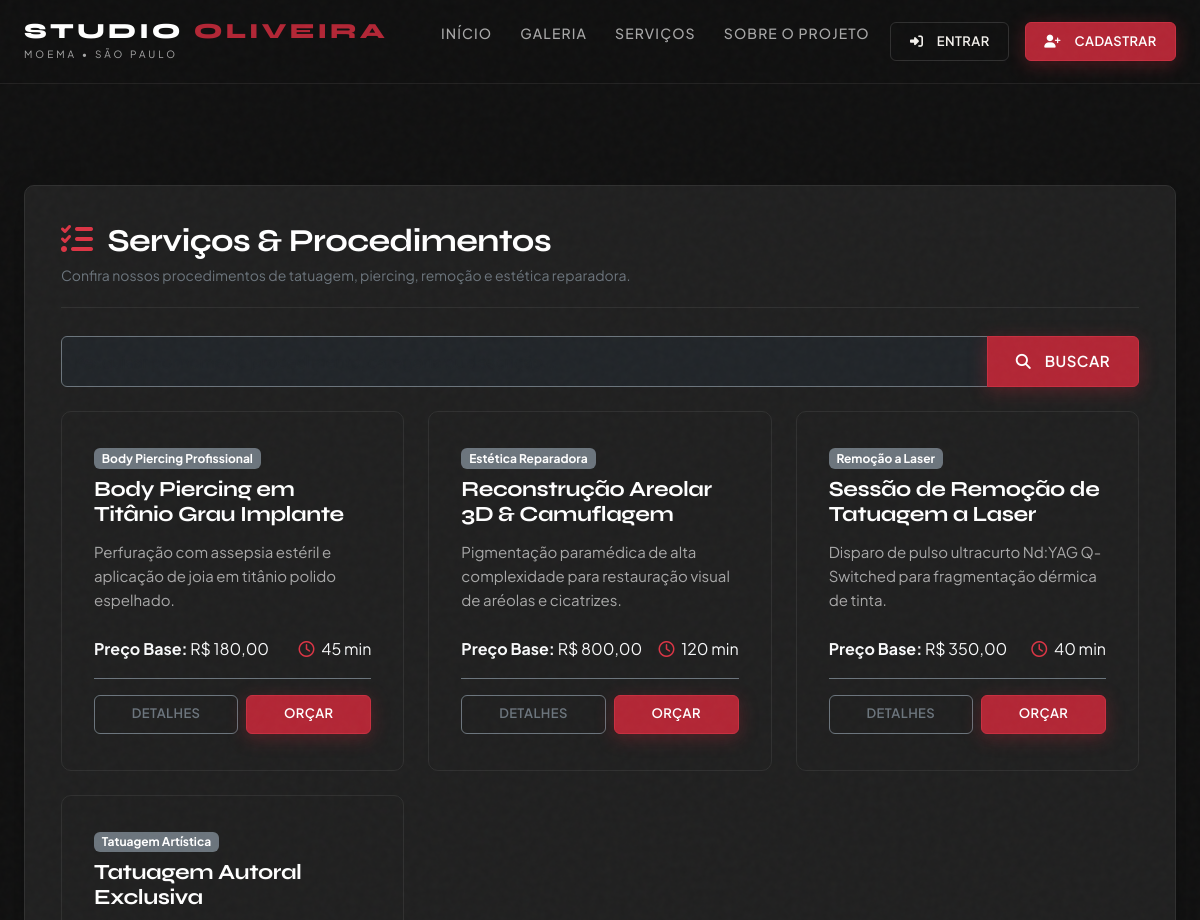
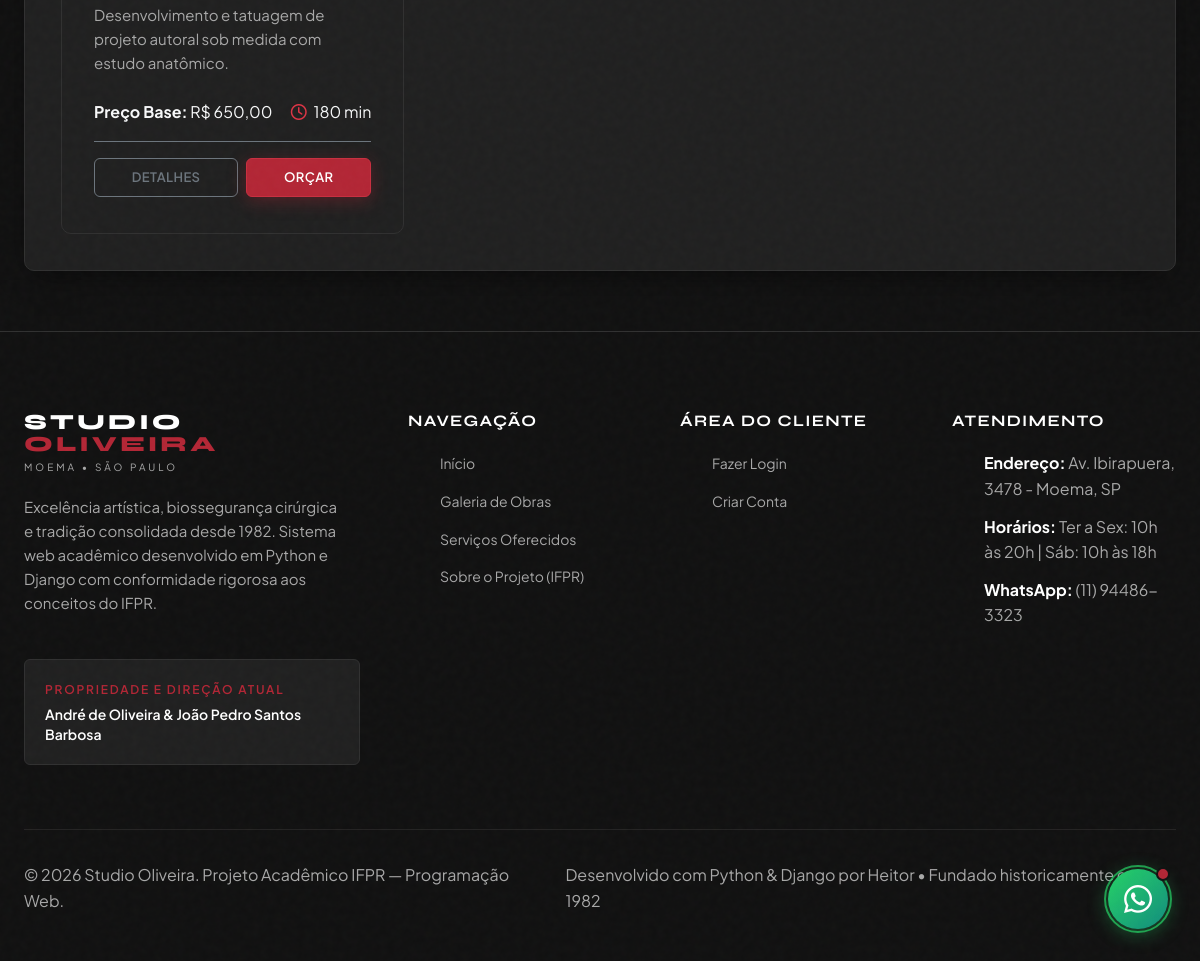
The app's page /servico/listar/ with its own data (2 pictures, top to bottom).
### website/models.py (models this page shows, shortened)
class Servico(models.Model):
    categoria = models.ForeignKey(CategoriaServico, on_delete=models.PROTECT, related_name='servicos', verbose_name='Categoria')
    nome = models.CharField(max_length=120, verbose_name='Nome do Procedimento')
    descricao = models.TextField(verbose_name='Descrição Detalhada')
    preco_base = models.DecimalField(max_digits=8, decimal_places=2, verbose_name='Preço Base Estimado (R$)')
    duracao_minutos = models.PositiveIntegerField(default=60, verbose_name='Duração Estimada (Minutos)')
    ativo = models.BooleanField(default=True, verbose_name='Disponível para Atendimento')
    destaque = models.BooleanField(default=False, verbose_name='Exibir em Destaque na Home')
    usuario = models.ForeignKey(User, on_delete=models.SET_NULL, null=True, blank=True, verbose_name='Cadastrado por')
    cadastrado_em = models.DateTimeField(auto_now_add=True)
    class Meta:
        verbose_name = 'Serviço'
        verbose_name_plural = 'Serviços'
        ordering = ['categoria', 'nome']

class CategoriaServico(models.Model):
    nome = models.CharField(max_length=100, unique=True, verbose_name='Nome da Categoria')
    descricao = models.TextField(verbose_name='Descrição')
    icone = models.CharField(max_length=50, default='fa-palette', help_text='Classe FontAwesome ou identificador de ícone', verbose_name='Ícone')
    ativo = models.BooleanField(default=True, verbose_name='Ativo')
    cadastrado_em = models.DateTimeField(auto_now_add=True)
    class Meta:
        verbose_name = 'Categoria de Serviço'
        verbose_name_plural = 'Categorias de Serviços'
        ordering = ['nome']

### website/views.py (the view)
# urls.py: path('servico/listar/', views.ServicoList.as_view(), name='servico-listar'),
class ServicoList(ListView):
    model = Servico
    template_name = 'website/servico_list.html'
    context_object_name = 'servicos'
    paginate_by = 6
    def get_queryset(self):
        qs = Servico.objects.select_related('categoria').all()
        busca = self.request.GET.get('busca')
        if busca:
            qs = qs.filter(Q(nome__icontains=busca) | Q(descricao__icontains=busca) | Q(categoria__nome__icontains=busca))
        return qs

### templates/website/servico_list.html (shortened to what this page needs)
{% extends 'base.html' %}
{% block content %}
<div class="container django-app-container">
  <div class="panel-card">
    <div class="panel-header">
      <div>
        <h1 class="h2 text-white fw-bold m-0"><i class="fa-solid fa-list-check me-2 text-danger"></i> Serviços &amp; Procedimentos</h1>
        <p class="text-secondary small mt-1 mb-0">Confira nossos procedimentos de tatuagem, piercing, remoção e estética reparadora.</p>
      </div>
    </div>
    <form method="GET" class="mb-4">
      <div class="input-group">
        <input type="text" name="busca" class="form-control bg-dark text-white border-secondary" placeholder="Pesquisar por nome do procedimento, categoria ou descrição..." value="{{ request.GET.busca }}">
        <button class="btn btn-primary" type="submit"><i class="fa-solid fa-magnifying-glass me-1"></i> Buscar</button>
      </div>
    </form>
    <div class="row g-4">
      {% for s in servicos %}
        <div class="col-md-6 col-lg-4">
          <div class="service-card h-100">
            <span class="badge bg-secondary mb-2 align-self-start">{{ s.categoria.nome }}</span>
            <h3 class="service-title">{{ s.nome }}</h3>
            <p class="service-desc">{{ s.descricao|truncatewords:20 }}</p>
            <div class="d-flex justify-content-between align-items-center mb-3 text-light">
              <span><strong>Preço Base:</strong> R$ {{ s.preco_base }}</span>
              <span><i class="fa-regular fa-clock me-1 text-danger"></i> {{ s.duracao_minutos }} min</span>
            </div>
            <div class="d-flex gap-2 mt-auto pt-3 border-top border-secondary">
              <a href="{% url 'servico-detalhar' s.pk %}" class="btn btn-outline-secondary btn-sm flex-fill">Detalhes</a>
              <a href="{% url 'orcamento-cadastrar' %}" class="btn btn-primary btn-sm flex-fill">Orçar</a>
            </div>
          </div>
        </div>
      {% empty %}
        <div class="col-12 text-center py-5 text-secondary">
          <i class="fa-solid fa-circle-exclamation fa-3x mb-3 text-danger"></i>
          <p>Nenhum serviço encontrado para o termo pesquisado.</p>
        </div>
      {% endfor %}
    </div>
  </div>
</div>
{% endblock %}

### static/css/style.css (style rules this page uses)
:root { --bg-primary: #111111; --bg-secondary: #181818; --bg-card: #202020; --bg-card-hover: #262626; --bg-elevated: #2c2c2c; --bg-input: #1a1a1a; --border-subtle: #303030; --border-focus: #B32635; --border-glass: rgba(244, 241, 237, 0.08); --accent: #B32635; --accent-hover: #991f2d; --accent-light: #c92f40; --accent-glow: rgba(179, 38, 53, 0.35); --accent-subtle: rgba(179, 38, 53, 0.12); --text-primary: #F4F1ED; --text-pure: #FFFFFF; --text-secondary: #A8A8A8; --text-muted: #737373; --font-display: 'Syne', 'Playfair Display', Georgia, serif; --font-body: 'Plus Jakarta Sans', system-ui, -apple-system, BlinkMacSystemFont, 'Segoe UI', Roboto, sans-serif; --font-mono: 'JetBrains Mono', Consolas, monospace; --container-max: 1240px; --container-padding: 1.5rem; --radius-sm: 6px; --radius-md: 10px; --radius-lg: 16px; --radius-full: 9999px; --transition-fast: 0.2s cubic-bezier(0.16, 1, 0.3, 1); --transition-normal: 0.3s cubic-bezier(0.16, 1, 0.3, 1); --transition-smooth: 0.5s cubic-bezier(0.16, 1, 0.3, 1); --shadow-card: 0 10px 30px -10px rgba(0, 0, 0, 0.6); --shadow-glow: 0 0 25px var(--accent-glow); --shadow-modal: 0 25px 60px -15px rgba(0, 0, 0, 0.9); }
*, *::before, *::after { box-sizing: border-box; margin: 0; padding: 0; }
html { font-size: 16px; scroll-behavior: smooth; scroll-padding-top: 5rem; background-color: var(--bg-primary); color: var(--text-primary); -webkit-font-smoothing: antialiased; -moz-osx-font-smoothing: grayscale; }
body { font-family: var(--font-body); background-color: var(--bg-primary); color: var(--text-primary); line-height: 1.6; overflow-x: hidden; min-height: 100vh; position: relative; }
body::before { content: ""; position: fixed; inset: 0; pointer-events: none; opacity: 0.025; z-index: 999; }
h1, h2, h3, h4, h5, h6 { font-family: var(--font-display); font-weight: 700; color: var(--text-pure); line-height: 1.15; letter-spacing: -0.02em; }
p { color: var(--text-secondary); font-size: 1rem; }
a { color: inherit; text-decoration: none; transition: color var(--transition-fast); }
button, input, select, textarea { font-family: inherit; font-size: inherit; color: inherit; }
button { cursor: pointer; border: none; background: none; }
.container { width: 100%; max-width: var(--container-max); margin-left: auto; margin-right: auto; padding-left: var(--container-padding); padding-right: var(--container-padding); }
.btn { display: inline-flex; align-items: center; justify-content: center; gap: 0.6rem; padding: 0.85rem 1.75rem; font-size: 0.9375rem; font-weight: 600; letter-spacing: 0.03em; border-radius: var(--radius-sm); transition: all var(--transition-normal); text-transform: uppercase; position: relative; overflow: hidden; white-space: nowrap; }
.btn-primary { background-color: var(--accent); color: var(--text-pure); box-shadow: 0 4px 18px var(--accent-glow); border: 1px solid var(--accent-light); }
.btn-sm { padding: 0.55rem 1.15rem; font-size: 0.8125rem; }
.service-card { background-color: var(--bg-card); border: 1px solid var(--border-subtle); border-radius: var(--radius-md); padding: 2.25rem 2rem; display: flex; flex-direction: column; transition: all var(--transition-normal); position: relative; overflow: hidden; }
.service-card::before { content: ""; position: absolute; top: 0; left: 0; width: 100%; height: 3px; background: linear-gradient(90deg, transparent, var(--accent), transparent); opacity: 0; transition: opacity var(--transition-normal); }
.service-title { font-size: 1.35rem; margin-bottom: 0.85rem; color: var(--text-pure); }
.service-desc { font-size: 0.9375rem; color: var(--text-secondary); line-height: 1.6; margin-bottom: 1.5rem; flex-grow: 1; }

### templates/base.html (style rules this page uses)
.django-app-container { min-height: calc(100vh - 160px); padding-top: 100px; padding-bottom: 60px; }
.panel-card { background-color: var(--bg-card); border: 1px solid var(--border-subtle); border-radius: var(--radius-md); padding: 2.25rem; box-shadow: var(--shadow-card); color: var(--text-primary); }
.panel-header { border-bottom: 1px solid var(--border-subtle); padding-bottom: 1.25rem; margin-bottom: 1.75rem; display: flex; justify-content: space-between; align-items: center; flex-wrap: wrap; gap: 1rem; }

### records on screen
Servico: categoria.nome "Body Piercing Profissional", nome "Body Piercing em Titânio Grau Implante", descricao "Perfuração com assepsia estéril e aplicação de joia em titânio polido espelhado.", preco_base "180,00", duracao_minutos "45"
Servico: categoria.nome "Estética Reparadora", nome "Reconstrução Areolar 3D & Camuflagem", descricao "Pigmentação paramédica de alta complexidade para restauração visual de aréolas e cicatrizes.", preco_base "800,00", duracao_minutos "120"
Servico: categoria.nome "Remoção a Laser", nome "Sessão de Remoção de Tatuagem a Laser", descricao "Disparo de pulso ultracurto Nd:YAG Q-Switched para fragmentação dérmica de tinta.", preco_base "350,00", duracao_minutos "40"
Servico: categoria.nome "Tatuagem Artística", nome "Tatuagem Autoral Exclusiva", descricao "Desenvolvimento e tatuagem de projeto autoral sob medida com estudo anatômico.", preco_base "650,00", duracao_minutos "180"
